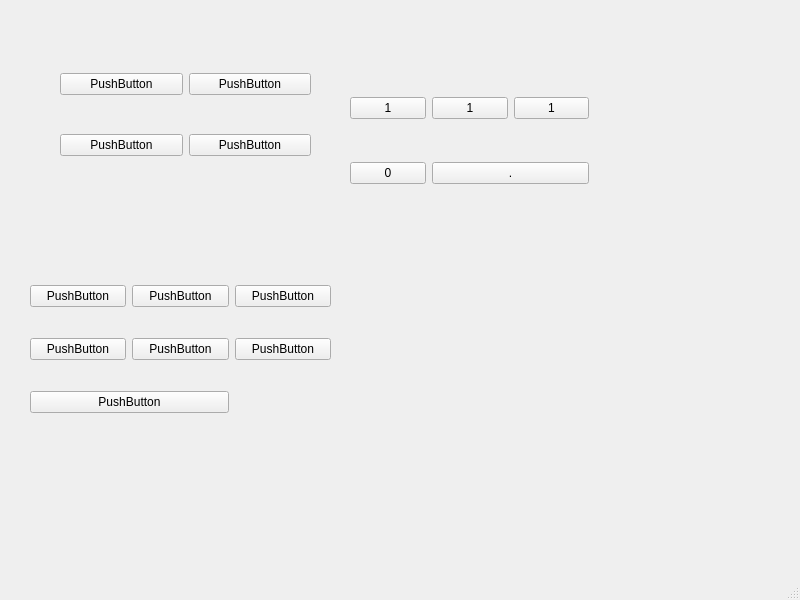
<?xml version="1.0" encoding="UTF-8"?>
<ui version="4.0">
 <class>MainWindow</class>
 <widget class="QMainWindow" name="MainWindow">
  <property name="geometry">
   <rect>
    <x>0</x>
    <y>0</y>
    <width>800</width>
    <height>600</height>
   </rect>
  </property>
  <property name="windowTitle">
   <string>MainWindow</string>
  </property>
  <widget class="QWidget" name="centralwidget">
   <widget class="QWidget" name="gridLayoutWidget">
    <property name="geometry">
     <rect>
      <x>60</x>
      <y>40</y>
      <width>251</width>
      <height>151</height>
     </rect>
    </property>
    <layout class="QGridLayout" name="gridLayout">
     <item row="0" column="1">
      <widget class="QPushButton" name="pushButton_2">
       <property name="text">
        <string>PushButton</string>
       </property>
      </widget>
     </item>
     <item row="0" column="0">
      <widget class="QPushButton" name="pushButton">
       <property name="text">
        <string>PushButton</string>
       </property>
      </widget>
     </item>
     <item row="1" column="0">
      <widget class="QPushButton" name="pushButton_3">
       <property name="text">
        <string>PushButton</string>
       </property>
      </widget>
     </item>
     <item row="1" column="1">
      <widget class="QPushButton" name="pushButton_4">
       <property name="text">
        <string>PushButton</string>
       </property>
      </widget>
     </item>
    </layout>
   </widget>
   <widget class="QWidget" name="gridLayoutWidget_2">
    <property name="geometry">
     <rect>
      <x>350</x>
      <y>60</y>
      <width>239</width>
      <height>161</height>
     </rect>
    </property>
    <layout class="QGridLayout" name="gridLayout_2">
     <item row="0" column="1">
      <widget class="QPushButton" name="pushButton_8">
       <property name="text">
        <string>1</string>
       </property>
      </widget>
     </item>
     <item row="1" column="0">
      <widget class="QPushButton" name="pushButton_5">
       <property name="text">
        <string>0</string>
       </property>
      </widget>
     </item>
     <item row="0" column="0">
      <widget class="QPushButton" name="pushButton_7">
       <property name="text">
        <string>1</string>
       </property>
      </widget>
     </item>
     <item row="0" column="2">
      <widget class="QPushButton" name="pushButton_9">
       <property name="text">
        <string>1</string>
       </property>
      </widget>
     </item>
     <item row="1" column="1" colspan="2">
      <widget class="QPushButton" name="pushButton_6">
       <property name="text">
        <string>.</string>
       </property>
      </widget>
     </item>
    </layout>
   </widget>
   <widget class="QWidget" name="gridLayoutWidget_3">
    <property name="geometry">
     <rect>
      <x>30</x>
      <y>260</y>
      <width>301</width>
      <height>181</height>
     </rect>
    </property>
    <layout class="QGridLayout" name="gridLayout_3">
     <item row="1" column="0">
      <widget class="QPushButton" name="pushButton_11">
       <property name="text">
        <string>PushButton</string>
       </property>
      </widget>
     </item>
     <item row="0" column="0">
      <widget class="QPushButton" name="pushButton_12">
       <property name="text">
        <string>PushButton</string>
       </property>
      </widget>
     </item>
     <item row="1" column="1">
      <widget class="QPushButton" name="pushButton_13">
       <property name="text">
        <string>PushButton</string>
       </property>
      </widget>
     </item>
     <item row="1" column="2">
      <widget class="QPushButton" name="pushButton_14">
       <property name="text">
        <string>PushButton</string>
       </property>
      </widget>
     </item>
     <item row="0" column="2">
      <widget class="QPushButton" name="pushButton_15">
       <property name="text">
        <string>PushButton</string>
       </property>
      </widget>
     </item>
     <item row="0" column="1">
      <widget class="QPushButton" name="pushButton_16">
       <property name="text">
        <string>PushButton</string>
       </property>
      </widget>
     </item>
     <item row="2" column="0" colspan="2">
      <widget class="QPushButton" name="pushButton_10">
       <property name="text">
        <string>PushButton</string>
       </property>
      </widget>
     </item>
    </layout>
   </widget>
  </widget>
  <widget class="QMenuBar" name="menubar">
   <property name="geometry">
    <rect>
     <x>0</x>
     <y>0</y>
     <width>800</width>
     <height>23</height>
    </rect>
   </property>
  </widget>
  <widget class="QStatusBar" name="statusbar"/>
 </widget>
 <resources/>
 <connections/>
</ui>
